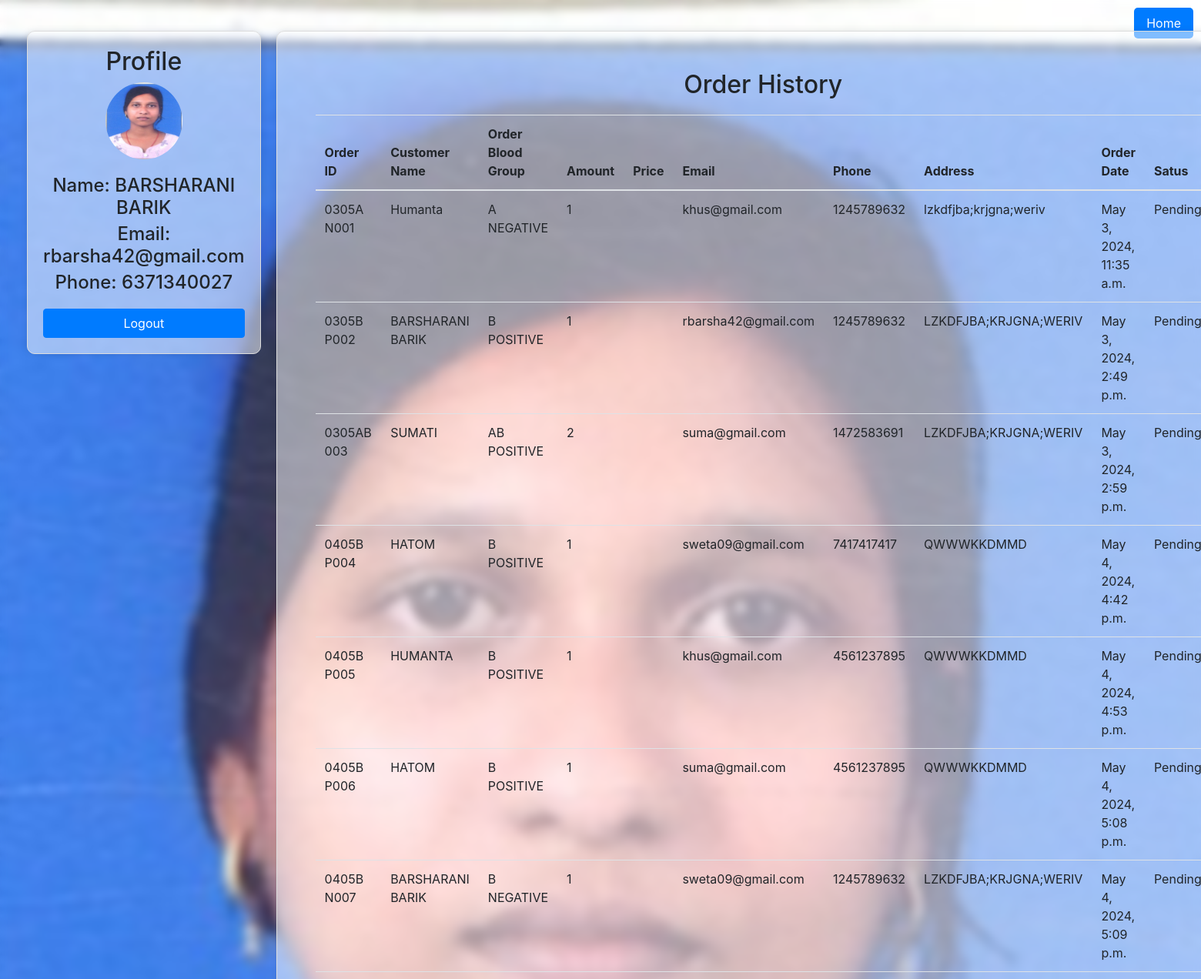
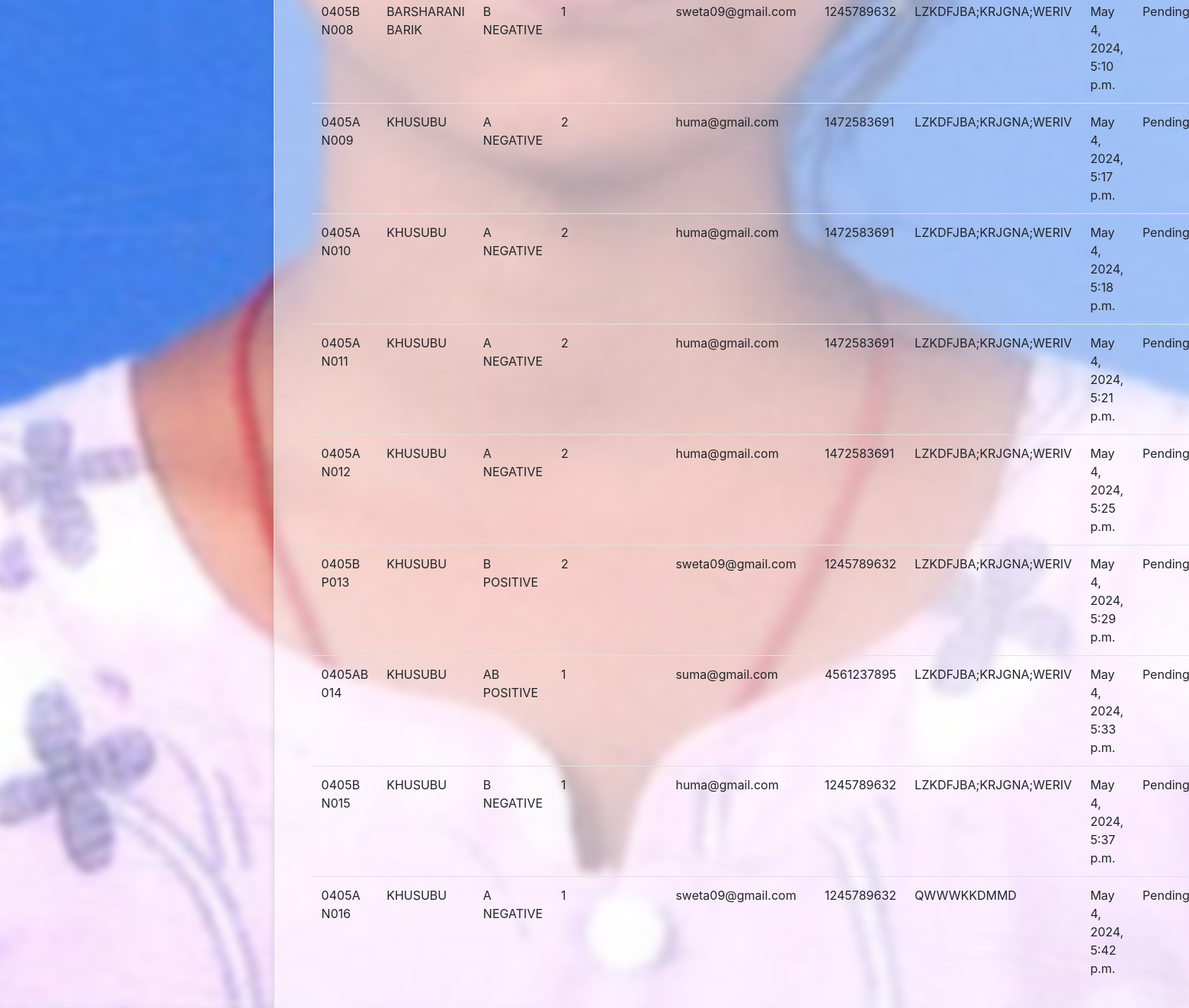
Screenshot of /bbmsApp/customerProfile/ (signed in) with the database file from the repository (2 pictures, top to bottom).
### BBMS_APP/models.py (models this page shows, shortened)
class CustomerDetails(models.Model):
    DoesNotExist = None
    objects = None
    name = models.CharField(max_length=150)
    email = models.EmailField(max_length=50, unique=True)
    phone = models.CharField(max_length=10, unique=True)
    gender = models.CharField(max_length=6)
    blood_group = models.CharField(max_length=3)
    profile_photo = models.ImageField(upload_to='user_profile_photos/', null=True, blank=True)
    user_id = models.CharField(max_length=100, primary_key=True)
    password = models.CharField(max_length=15)
    created = models.DateTimeField(default=timezone.now)
    class Meta:
        db_table = 'CUSTOMER_DETAILS'

class CustomerOrderDetails(models.Model):
    STATUS_CHOICES = [
        ('Pending', 'Pending'),
        ('Completed', 'Completed'),
        ('Failed', 'Failed'),
    ]
    objects = None
    order_id = models.CharField(primary_key=True, max_length=10)
    razorpay_order_id = models.CharField(max_length=255, default='')
    customer_id = models.ForeignKey(CustomerDetails, on_delete=models.CASCADE, default='')
    order_date = models.DateTimeField(default=timezone.now)
    name = models.CharField(max_length=50, null=False)
    email = models.EmailField(max_length=50, null=False)
    phone = models.CharField(max_length=13, null=False)
    blood_group = models.CharField(max_length=13, null=False, default='')
    packets = models.IntegerField(null=False, default=0)
    amount = models.IntegerField(null=False, default=0)
    district = models.CharField(max_length=10, null=False)
    address = models.CharField(max_length=100, null=False)
    status = models.CharField(max_length=20, choices=STATUS_CHOICES, default='Pending')

### BBMS_APP/views.py (the view)
# urls.py: path('customerProfile/', views.customerProfile, name='Profile'),
def customerProfile(request):
    print('Profile page accessed')
    print('Getting the user ID')
    user_id = request.session.get('user_id')  # Retrieve user ID from session
    user_data = {}
    print(f"The user id is {user_id}.")
    if user_id:
        try:
            user = CustomerDetails.objects.get(user_id=user_id)
            order_data = CustomerOrderDetails.objects.all()
            user_data = {
                'user_name': user.name,
                'user_email': user.email,
                'user_phone': user.phone,
                'user_photo': user.profile_photo.url if user.profile_photo else None,
                'order': order_data,
            }
            print("Profile details displaying section executed.")
        except CustomerDetails.DoesNotExist:
            messages.error(request, "User details not found", extra_tags="user_details_not_found")
            return redirect('CustomerLogin')  # Redirect to log in if user details not found
    else:
        messages.error(request, "You are not logged in.", extra_tags="user_not_logged_in")
        return redirect('CustomerLogin')  # Redirect to log in if user is not logged in
    return render(request, 'BBMS_APP/for_all_profile.html', user_data)

### BBMS_APP/templates/BBMS_APP/for_all_profile.html (shortened to what this page needs)
<!DOCTYPE html>
<html lang="en">
<head>
    <link href="https://maxcdn.bootstrapcdn.com/bootstrap/4.5.2/css/bootstrap.min.css" rel="stylesheet">
</head>
<body>
    <a href="{% url 'Home' %}" class="btn btn-link home-button">Home</a>
    <div class="container">
        <div class="profile-container">
            <div class="login-box">
                <h2>Profile</h2>
                <div class="form-group text-center">
                    <img src="{{ user_photo }}" class="img-fluid rounded-circle" alt="Profile Photo">
                </div>
                <div class="form-group text-center">
                    <h4>Name: {{ user_name }}</h4>
                    <h4>Email: {{ user_email }}</h4>
                    <h4>Phone: {{ user_phone }}</h4>
                </div>
                <form method="post" action="{% url 'profile' %}">
                    <button type="submit" class="btn btn-primary btn-block" id="logout" name="logout">Logout</button>
                </form>
            </div>
        </div>
        <div class="history-container">
            <div class="history-box">
                <h2>Order History</h2>
                <table class="table table-responsive-sm">
                    <thead>
                        <tr>
                            <th>Order ID</th>
                            <th>Customer Name</th>
                            <th>Order Blood Group</th>
                            <th>Amount</th>
                            <th>Price</th>
                            <th>Email</th>
                            <th>Phone</th>
                            <th>Address</th>
                            <th>Order Date</th>
                            <th>Satus</th>
                        </tr>
                    </thead>
                    <tbody>
                        {% for i in order %}
                        <tr>
                            <td>{{ i.order_id }}</td>
                            <td>{{ i.name }}</td>
                            <td>{{ i.blood_group }}</td>
                            <td>{{ i.packets }}</td>
                            <td>{{ i.price }}</td>
                            <td>{{ i.email }}</td>
                            <td>{{ i.phone }}</td>
                            <td>{{ i.address }}</td>
                            <td>{{ i.order_date }}</td>
                            <td>{{ i.status }}</td>
                        </tr>
                        {% endfor %}
                    </tbody>
                </table>
            </div>
        </div>
    </div>
</body>
</html>

### rows the page displays
CustomerDetails: name "BARSHARANI BARIK", email "rbarsha42@gmail.com", phone "6371340027"
CustomerOrderDetails: order_id "0305A N001", name "Humanta", blood_group "A NEGATIVE", packets "1", email "khus@gmail.com", phone "1245789632", address "lzkdfjba;krjgna;weriv", order_date "May 3, 2024, 11:35 a.m.", status "Pending"
CustomerOrderDetails: order_id "0305B P002", name "BARSHARANI BARIK", blood_group "B POSITIVE", packets "1", email "rbarsha42@gmail.com", phone "1245789632", address "LZKDFJBA;KRJGNA;WERIV", order_date "May 3, 2024, 2:49 p.m.", status "Pending"
CustomerOrderDetails: order_id "0305AB 003", name "SUMATI", blood_group "AB POSITIVE", packets "2", email "suma@gmail.com", phone "1472583691", address "LZKDFJBA;KRJGNA;WERIV", order_date "May 3, 2024, 2:59 p.m.", status "Pending"
CustomerOrderDetails: order_id "0405B P004", name "HATOM", blood_group "B POSITIVE", packets "1", email "sweta09@gmail.com", phone "7417417417", address "QWWWKKDMMD", order_date "May 4, 2024, 4:42 p.m.", status "Pending"
CustomerOrderDetails: order_id "0405B P005", name "HUMANTA", blood_group "B POSITIVE", packets "1", email "khus@gmail.com", phone "4561237895", address "QWWWKKDMMD", order_date "May 4, 2024, 4:53 p.m.", status "Pending"
CustomerOrderDetails: order_id "0405B P006", name "HATOM", blood_group "B POSITIVE", packets "1", email "suma@gmail.com", phone "4561237895", address "QWWWKKDMMD", order_date "May 4, 2024, 5:08 p.m.", status "Pending"
CustomerOrderDetails: order_id "0405B N007", name "BARSHARANI BARIK", blood_group "B NEGATIVE", packets "1", email "sweta09@gmail.com", phone "1245789632", address "LZKDFJBA;KRJGNA;WERIV", order_date "May 4, 2024, 5:09 p.m.", status "Pending"
CustomerOrderDetails: order_id "0405B N008", name "BARSHARANI BARIK", blood_group "B NEGATIVE", packets "1", email "sweta09@gmail.com", phone "1245789632", address "LZKDFJBA;KRJGNA;WERIV", order_date "May 4, 2024, 5:10 p.m.", status "Pending"
CustomerOrderDetails: order_id "0405A N009", name "KHUSUBU", blood_group "A NEGATIVE", packets "2", email "huma@gmail.com", phone "1472583691", address "LZKDFJBA;KRJGNA;WERIV", order_date "May 4, 2024, 5:17 p.m.", status "Pending"
CustomerOrderDetails: order_id "0405A N010", name "KHUSUBU", blood_group "A NEGATIVE", packets "2", email "huma@gmail.com", phone "1472583691", address "LZKDFJBA;KRJGNA;WERIV", order_date "May 4, 2024, 5:18 p.m.", status "Pending"
CustomerOrderDetails: order_id "0405A N011", name "KHUSUBU", blood_group "A NEGATIVE", packets "2", email "huma@gmail.com", phone "1472583691", address "LZKDFJBA;KRJGNA;WERIV", order_date "May 4, 2024, 5:21 p.m.", status "Pending"
CustomerOrderDetails: order_id "0405A N012", name "KHUSUBU", blood_group "A NEGATIVE", packets "2", email "huma@gmail.com", phone "1472583691", address "LZKDFJBA;KRJGNA;WERIV", order_date "May 4, 2024, 5:25 p.m.", status "Pending"
CustomerOrderDetails: order_id "0405B P013", name "KHUSUBU", blood_group "B POSITIVE", packets "2", email "sweta09@gmail.com", phone "1245789632", address "LZKDFJBA;KRJGNA;WERIV", order_date "May 4, 2024, 5:29 p.m.", status "Pending"
CustomerOrderDetails: order_id "0405AB 014", name "KHUSUBU", blood_group "AB POSITIVE", packets "1", email "suma@gmail.com", phone "4561237895", address "LZKDFJBA;KRJGNA;WERIV", order_date "May 4, 2024, 5:33 p.m.", status "Pending"
CustomerOrderDetails: order_id "0405B N015", name "KHUSUBU", blood_group "B NEGATIVE", packets "1", email "huma@gmail.com", phone "1245789632", address "LZKDFJBA;KRJGNA;WERIV", order_date "May 4, 2024, 5:37 p.m.", status "Pending"
CustomerOrderDetails: order_id "0405A N016", name "KHUSUBU", blood_group "A NEGATIVE", packets "1", email "sweta09@gmail.com", phone "1245789632", address "QWWWKKDMMD", order_date "May 4, 2024, 5:42 p.m.", status "Pending"
